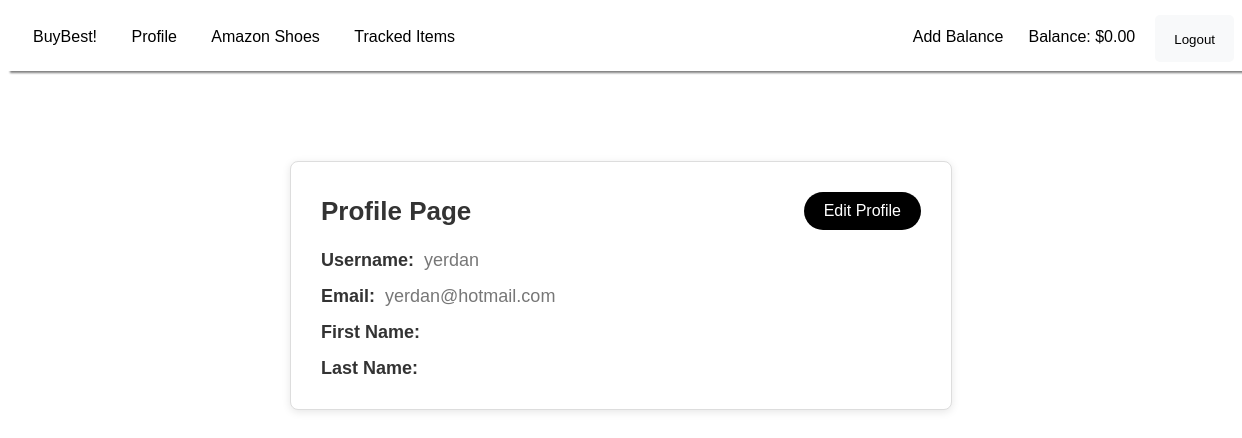
The page /profile/ (signed in) on the database its author committed.
### users/models.py (models this page shows)
class CustomUser(AbstractUser):
    is_customer = models.BooleanField(default=False)
    is_seller = models.BooleanField(default=False)
    balance = models.DecimalField(max_digits=10, decimal_places=2, default=0.00)
    groups = models.ManyToManyField(
        Group,
        related_name='customuser_set',  # Add this line
        blank=True,
        help_text='The groups this user belongs to. A user will get all permissions granted to each of their groups.',
        related_query_name='user',
    )
    user_permissions = models.ManyToManyField(
        Permission,
        related_name='customuser_set',  # Add this line
        blank=True,
        help_text='Specific permissions for this user.',
        related_query_name='user',
    )

### users/views.py (the view)
# urls.py: path('profile/', views.profile, name='profile'),
@login_required
def profile(request):
    return render(request, 'profile.html')

### users/templates/profile.html (shortened to what this page needs)
{% extends 'base.html' %}
{% block content %}
<div class="profile-page-container">
    <div class="profile-page">
        <div class="profile-header">
            <h2>Profile Page</h2>
            <a href="{% url 'edit_profile' %}" class="edit-profile-link">Edit Profile</a>
        </div>
        <div class="profile-info">
            <p><span class="label">Username:</span><span class="value">{{ user.username }}</span></p>
            <p><span class="label">Email:</span><span class="value">{{ user.email }}</span></p>
            <p><span class="label">First Name:</span></p>
            <p><span class="label">Last Name:</span></p>
        </div>
    </div>
</div>
{% endblock %}

### users/templates/navbar.html (shortened to what this page needs)
<nav class="navbar">
    <ul class="nav-list">
        <li><a href="{% url 'home' %}">BuyBest!</a></li>
        <li><a href="{% url 'profile' %}">Profile</a></li>
        <li><a href="{% url 'product_list' %}">Amazon Shoes</a></li>
        {% if user.is_customer %}
            <li><a href="{% url 'tracked_items' %}">Tracked Items</a></li>
        {% endif %}
        {% if user.is_authenticated %}
            <li class="right">
                <form id="logout-form" action="{% url 'logout' %}" method="post" style="display: inline;">
                    <button type="submit" class="logout-button">Logout</button>
                </form>
            </li>
            {% if user.is_customer %}
                <li class="right">Balance: ${{ user.balance }}</li>
                <li class="right"><a href="{% url 'add_balance' %}">Add Balance</a></li>
            {% endif %}
        {% else %}
            <li class="right"><a href="{% url 'register' %}">Register</a></li>
            <li class="right"><a href="{% url 'login' %}">Login</a></li>
        {% endif %}
    </ul>
</nav>

### users/static/users/css/style.css (style rules this page uses)
form { margin-bottom: 20px; padding: 15px; background-color: #f8f9fa; border-radius: 5px; }
form button { background-color: #007bff; color: white; padding: 10px 15px; border: none; border-radius: 5px; cursor: pointer; }

### users/templates/profile.html (style rules this page uses)
body { font-family: Arial, sans-serif; background-color: #f9f9f9; }
.profile-page-container { display: flex; justify-content: center; align-items: center; padding: 40px 20px; }
.profile-page { width: 100%; max-width: 600px; padding: 30px; background-color: #fff; border: 1px solid #ddd; border-radius: 8px; box-shadow: 0 2px 8px rgba(0, 0, 0, 0.1); margin-top: 40px; }
.profile-header { display: flex; justify-content: space-between; align-items: center; margin-bottom: 20px; }
.profile-header h2 { margin: 0; font-size: 26px; font-weight: bold; color: #333; }
.profile-info { display: flex; flex-direction: column; gap: 15px; }
.profile-info p { margin: 0; font-size: 18px; color: #555; }
.profile-info .label { font-weight: bold; color: #333; }
.profile-info .value { font-size: 18px; color: #777; margin-left: 10px; }
.edit-profile-link { display: inline-block; padding: 10px 20px; background-color: #000; color: #fff; text-decoration: none; border-radius: 20px; transition: background-color 0.3s; }

### users/templates/navbar.html (style rules this page uses)
body { font-family: Arial, sans-serif; background-color: #ffffff; }
.navbar { background-color: #ffffff; color: #000000; padding: 20px; overflow: hidden; border-radius: 0; margin-bottom: 10px; width: 100%; box-shadow: 0 4px 2px -2px gray; }
.nav-list { list-style-type: none; margin: 0; padding: 0; }
.nav-list li { display: inline; margin-right: 20px; font-size: 16px; }
.nav-list a { padding: 5px; color: #000000; text-decoration: none; transition: color 0.3s ease; }
.logout-button { padding: 4px; text-decoration: none; cursor: pointer; background-color: transparent; border: none; color: #000000; transition: background-color 0.3s ease, color 0.3s ease; }
.nav-list .right { float: right; }

### rows shown on the page
CustomUser: balance "0.00", username "yerdan", email "yerdan@hotmail.com"
